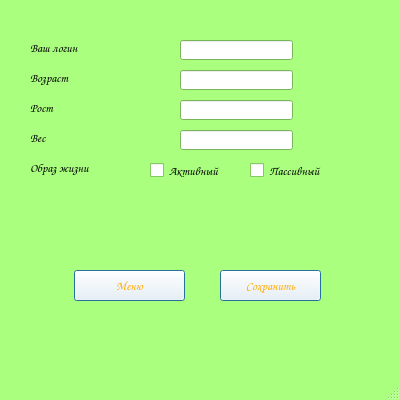
<?xml version="1.0" encoding="UTF-8"?>
<ui version="4.0">
 <class>ChangesettingsWindow</class>
 <widget class="QMainWindow" name="ChangesettingsWindow">
  <property name="geometry">
   <rect>
    <x>0</x>
    <y>0</y>
    <width>400</width>
    <height>400</height>
   </rect>
  </property>
  <property name="palette">
   <palette>
    <active>
     <colorrole role="WindowText">
      <brush brushstyle="SolidPattern">
       <color alpha="255">
        <red>0</red>
        <green>0</green>
        <blue>0</blue>
       </color>
      </brush>
     </colorrole>
     <colorrole role="Button">
      <brush brushstyle="SolidPattern">
       <color alpha="255">
        <red>255</red>
        <green>255</green>
        <blue>255</blue>
       </color>
      </brush>
     </colorrole>
     <colorrole role="Dark">
      <brush brushstyle="SolidPattern">
       <color alpha="255">
        <red>170</red>
        <green>255</green>
        <blue>127</blue>
       </color>
      </brush>
     </colorrole>
     <colorrole role="Text">
      <brush brushstyle="SolidPattern">
       <color alpha="255">
        <red>0</red>
        <green>0</green>
        <blue>0</blue>
       </color>
      </brush>
     </colorrole>
     <colorrole role="ButtonText">
      <brush brushstyle="SolidPattern">
       <color alpha="255">
        <red>255</red>
        <green>170</green>
        <blue>0</blue>
       </color>
      </brush>
     </colorrole>
     <colorrole role="Base">
      <brush brushstyle="SolidPattern">
       <color alpha="255">
        <red>255</red>
        <green>255</green>
        <blue>255</blue>
       </color>
      </brush>
     </colorrole>
     <colorrole role="Window">
      <brush brushstyle="SolidPattern">
       <color alpha="255">
        <red>170</red>
        <green>255</green>
        <blue>127</blue>
       </color>
      </brush>
     </colorrole>
    </active>
    <inactive>
     <colorrole role="WindowText">
      <brush brushstyle="SolidPattern">
       <color alpha="255">
        <red>0</red>
        <green>0</green>
        <blue>0</blue>
       </color>
      </brush>
     </colorrole>
     <colorrole role="Button">
      <brush brushstyle="SolidPattern">
       <color alpha="255">
        <red>255</red>
        <green>255</green>
        <blue>255</blue>
       </color>
      </brush>
     </colorrole>
     <colorrole role="Dark">
      <brush brushstyle="SolidPattern">
       <color alpha="255">
        <red>170</red>
        <green>255</green>
        <blue>127</blue>
       </color>
      </brush>
     </colorrole>
     <colorrole role="Text">
      <brush brushstyle="SolidPattern">
       <color alpha="255">
        <red>0</red>
        <green>0</green>
        <blue>0</blue>
       </color>
      </brush>
     </colorrole>
     <colorrole role="ButtonText">
      <brush brushstyle="SolidPattern">
       <color alpha="255">
        <red>255</red>
        <green>170</green>
        <blue>0</blue>
       </color>
      </brush>
     </colorrole>
     <colorrole role="Base">
      <brush brushstyle="SolidPattern">
       <color alpha="255">
        <red>255</red>
        <green>255</green>
        <blue>255</blue>
       </color>
      </brush>
     </colorrole>
     <colorrole role="Window">
      <brush brushstyle="SolidPattern">
       <color alpha="255">
        <red>170</red>
        <green>255</green>
        <blue>127</blue>
       </color>
      </brush>
     </colorrole>
    </inactive>
    <disabled>
     <colorrole role="WindowText">
      <brush brushstyle="SolidPattern">
       <color alpha="255">
        <red>170</red>
        <green>255</green>
        <blue>127</blue>
       </color>
      </brush>
     </colorrole>
     <colorrole role="Button">
      <brush brushstyle="SolidPattern">
       <color alpha="255">
        <red>255</red>
        <green>255</green>
        <blue>255</blue>
       </color>
      </brush>
     </colorrole>
     <colorrole role="Dark">
      <brush brushstyle="SolidPattern">
       <color alpha="255">
        <red>170</red>
        <green>255</green>
        <blue>127</blue>
       </color>
      </brush>
     </colorrole>
     <colorrole role="Text">
      <brush brushstyle="SolidPattern">
       <color alpha="255">
        <red>170</red>
        <green>255</green>
        <blue>127</blue>
       </color>
      </brush>
     </colorrole>
     <colorrole role="ButtonText">
      <brush brushstyle="SolidPattern">
       <color alpha="255">
        <red>170</red>
        <green>255</green>
        <blue>127</blue>
       </color>
      </brush>
     </colorrole>
     <colorrole role="Base">
      <brush brushstyle="SolidPattern">
       <color alpha="255">
        <red>170</red>
        <green>255</green>
        <blue>127</blue>
       </color>
      </brush>
     </colorrole>
     <colorrole role="Window">
      <brush brushstyle="SolidPattern">
       <color alpha="255">
        <red>170</red>
        <green>255</green>
        <blue>127</blue>
       </color>
      </brush>
     </colorrole>
    </disabled>
   </palette>
  </property>
  <property name="font">
   <font>
    <family>Comic Sans MS</family>
   </font>
  </property>
  <property name="cursor">
   <cursorShape>UpArrowCursor</cursorShape>
  </property>
  <property name="windowTitle">
   <string>СЧЕТЧИК КАЛОРИЙ </string>
  </property>
  <property name="windowIcon">
   <iconset>
    <normaloff>images/carrotico.ico</normaloff>images/carrotico.ico</iconset>
  </property>
  <widget class="QWidget" name="centralwidget">
   <widget class="QPushButton" name="returnmenu">
    <property name="geometry">
     <rect>
      <x>74</x>
      <y>270</y>
      <width>111</width>
      <height>31</height>
     </rect>
    </property>
    <property name="text">
     <string>Меню</string>
    </property>
    <property name="default">
     <bool>true</bool>
    </property>
   </widget>
   <widget class="QLineEdit" name="changeagelineEdit">
    <property name="geometry">
     <rect>
      <x>180</x>
      <y>70</y>
      <width>113</width>
      <height>20</height>
     </rect>
    </property>
   </widget>
   <widget class="QLineEdit" name="changeheightlineEdit">
    <property name="geometry">
     <rect>
      <x>180</x>
      <y>100</y>
      <width>113</width>
      <height>20</height>
     </rect>
    </property>
   </widget>
   <widget class="QLineEdit" name="changeweightlineEdit">
    <property name="geometry">
     <rect>
      <x>180</x>
      <y>130</y>
      <width>113</width>
      <height>20</height>
     </rect>
    </property>
   </widget>
   <widget class="QLabel" name="changeweightlabel">
    <property name="geometry">
     <rect>
      <x>30</x>
      <y>130</y>
      <width>151</width>
      <height>16</height>
     </rect>
    </property>
    <property name="text">
     <string>Вес</string>
    </property>
   </widget>
   <widget class="QLabel" name="changeagelabel">
    <property name="geometry">
     <rect>
      <x>30</x>
      <y>70</y>
      <width>151</width>
      <height>16</height>
     </rect>
    </property>
    <property name="text">
     <string>Возраст</string>
    </property>
   </widget>
   <widget class="QLabel" name="changeheightlabel">
    <property name="geometry">
     <rect>
      <x>30</x>
      <y>100</y>
      <width>151</width>
      <height>16</height>
     </rect>
    </property>
    <property name="text">
     <string>Рост</string>
    </property>
   </widget>
   <widget class="QPushButton" name="savechanges">
    <property name="geometry">
     <rect>
      <x>220</x>
      <y>270</y>
      <width>101</width>
      <height>31</height>
     </rect>
    </property>
    <property name="text">
     <string>Сохранить</string>
    </property>
    <property name="default">
     <bool>true</bool>
    </property>
   </widget>
   <widget class="QLabel" name="changelifestylelabel">
    <property name="geometry">
     <rect>
      <x>30</x>
      <y>160</y>
      <width>121</width>
      <height>16</height>
     </rect>
    </property>
    <property name="text">
     <string>Образ жизни</string>
    </property>
   </widget>
   <widget class="QCheckBox" name="changeactivecheckBox">
    <property name="geometry">
     <rect>
      <x>150</x>
      <y>160</y>
      <width>91</width>
      <height>21</height>
     </rect>
    </property>
    <property name="text">
     <string>Активный</string>
    </property>
   </widget>
   <widget class="QCheckBox" name="changepassivecheckBox">
    <property name="geometry">
     <rect>
      <x>250</x>
      <y>160</y>
      <width>101</width>
      <height>21</height>
     </rect>
    </property>
    <property name="text">
     <string>Пассивный</string>
    </property>
   </widget>
   <widget class="QLineEdit" name="changeloginlineEdit">
    <property name="geometry">
     <rect>
      <x>180</x>
      <y>40</y>
      <width>113</width>
      <height>20</height>
     </rect>
    </property>
   </widget>
   <widget class="QLabel" name="changeloginlabel">
    <property name="geometry">
     <rect>
      <x>30</x>
      <y>40</y>
      <width>151</width>
      <height>16</height>
     </rect>
    </property>
    <property name="text">
     <string>Ваш логин </string>
    </property>
   </widget>
  </widget>
  <widget class="QMenuBar" name="menubar">
   <property name="geometry">
    <rect>
     <x>0</x>
     <y>0</y>
     <width>400</width>
     <height>26</height>
    </rect>
   </property>
  </widget>
  <widget class="QStatusBar" name="statusbar"/>
 </widget>
 <resources/>
 <connections/>
</ui>
